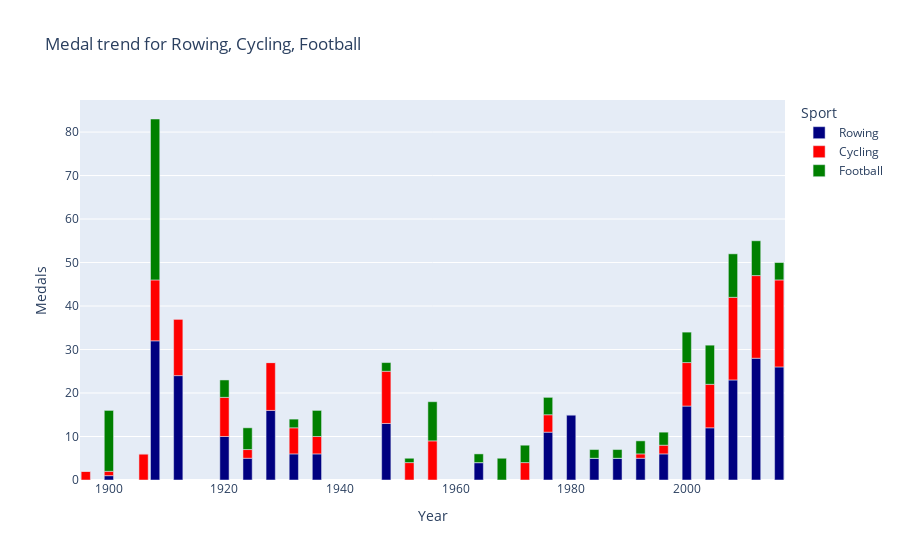

Notebook code for this chart:
### Code cell
# Liten px graf för sammanställning, väldigt ofärdig.
px.bar(medal_trend_df, 
    title=f"Medal trend for {', '.join(medal_trend_df.columns)}",
    labels={'index': 'Year', 'value': 'Medals', 'variable': 'Sport'},
    # barmode='group',
    color_discrete_sequence=['navy', 'red', 'green'],
    hover_data=['value', 'variable'],
    hover_name='variable',
    )

### Figure 1 — Plotly figure (JSON) as saved in the notebook; plotly's stock layout.template omitted (floating-point values rounded to 4 significant figures)
{"data": [{"alignmentgroup": "True", "customdata": [["Rowing"], ["Rowing"], ["Rowing"], ["Rowing"], ["Rowing"], ["Rowing"], ["Rowing"], ["Rowing"], ["Rowing"], ["Rowing"], ["Rowing"], ["Rowing"], ["Rowing"], ["Rowing"], ["Rowing"], ["Rowing"], ["Rowing"], ["Rowing"], ["Rowing"], ["Rowing"], ["Rowing"], ["Rowing"], ["Rowing"], ["Rowing"], ["Rowing"], ["Rowing"], ["Rowing"]], "hovertemplate": "<b>%{hovertext}</b><br><br>Sport=%{customdata[0]}<br>Year=%{x}<br>Medals=%{y}<extra></extra>", "hovertext": ["Rowing", "Rowing", "Rowing", "Rowing", "Rowing", "Rowing", "Rowing", "Rowing", "Rowing", "Rowing", "Rowing", "Rowing", "Rowing", "Rowing", "Rowing", "Rowing", "Rowing", "Rowing", "Rowing", "Rowing", "Rowing", "Rowing", "Rowing", "Rowing", "Rowing", "Rowing", "Rowing"], "legendgroup": "Rowing", "marker": {"color": "navy", "pattern": {"shape": ""}}, "name": "Rowing", "offsetgroup": "Rowing", "orientation": "v", "showlegend": true, "textposition": "auto", "type": "bar", "x": [1896, 1900, 1906, 1908, 1912, 1920, 1924, 1928, 1932, 1936, 1948, 1952, 1956, 1964, 1968, 1972, 1976, 1980, 1984, 1988, 1992, 1996, 2000, 2004, 2008, 2012, 2016], "xaxis": "x", "y": [0, 1, 0, 32, 24, 10, 5, 16, 6, 6, 13, 0, 0, 4, 0, 0, 11, 15, 5, 5, 5, 6, 17, 12, 23, 28, 26], "yaxis": "y"}, {"alignmentgroup": "True", "customdata": [["Cycling"], ["Cycling"], ["Cycling"], ["Cycling"], ["Cycling"], ["Cycling"], ["Cycling"], ["Cycling"], ["Cycling"], ["Cycling"], ["Cycling"], ["Cycling"], ["Cycling"], ["Cycling"], ["Cycling"], ["Cycling"], ["Cycling"], ["Cycling"], ["Cycling"], ["Cycling"], ["Cycling"], ["Cycling"], ["Cycling"], ["Cycling"], ["Cycling"], ["Cycling"], ["Cycling"]], "hovertemplate": "<b>%{hovertext}</b><br><br>Sport=%{customdata[0]}<br>Year=%{x}<br>Medals=%{y}<extra></extra>", "hovertext": ["Cycling", "Cycling", "Cycling", "Cycling", "Cycling", "Cycling", "Cycling", "Cycling", "Cycling", "Cycling", "Cycling", "Cycling", "Cycling", "Cycling", "Cycling", "Cycling", "Cycling", "Cycling", "Cycling", "Cycling", "Cycling", "Cycling", "Cycling", "Cycling", "Cycling", "Cycling", "Cycling"], "legendgroup": "Cycling", "marker": {"color": "red", "pattern": {"shape": ""}}, "name": "Cycling", "offsetgroup": "Cycling", "orientation": "v", "showlegend": true, "textposition": "auto", "type": "bar", "x": [1896, 1900, 1906, 1908, 1912, 1920, 1924, 1928, 1932, 1936, 1948, 1952, 1956, 1964, 1968, 1972, 1976, 1980, 1984, 1988, 1992, 1996, 2000, 2004, 2008, 2012, 2016], "xaxis": "x", "y": [2, 1, 6, 14, 13, 9, 2, 11, 6, 4, 12, 4, 9, 0, 0, 4, 4, 0, 0, 0, 1, 2, 10, 10, 19, 19, 20], "yaxis": "y"}, {"alignmentgroup": "True", "customdata": [["Football"], ["Football"], ["Football"], ["Football"], ["Football"], ["Football"], ["Football"], ["Football"], ["Football"], ["Football"], ["Football"], ["Football"], ["Football"], ["Football"], ["Football"], ["Football"], ["Football"], ["Football"], ["Football"], ["Football"], ["Football"], ["Football"], ["Football"], ["Football"], ["Football"], ["Football"], ["Football"]], "hovertemplate": "<b>%{hovertext}</b><br><br>Sport=%{customdata[0]}<br>Year=%{x}<br>Medals=%{y}<extra></extra>", "hovertext": ["Football", "Football", "Football", "Football", "Football", "Football", "Football", "Football", "Football", "Football", "Football", "Football", "Football", "Football", "Football", "Football", "Football", "Football", "Football", "Football", "Football", "Football", "Football", "Football", "Football", "Football", "Football"], "legendgroup": "Football", "marker": {"color": "green", "pattern": {"shape": ""}}, "name": "Football", "offsetgroup": "Football", "orientation": "v", "showlegend": true, "textposition": "auto", "type": "bar", "x": [1896, 1900, 1906, 1908, 1912, 1920, 1924, 1928, 1932, 1936, 1948, 1952, 1956, 1964, 1968, 1972, 1976, 1980, 1984, 1988, 1992, 1996, 2000, 2004, 2008, 2012, 2016], "xaxis": "x", "y": [0, 14, 0, 37, 0, 4, 5, 0, 2, 6, 2, 1, 9, 2, 5, 4, 4, 0, 2, 2, 3, 3, 7, 9, 10, 8, 4], "yaxis": "y"}], "layout": {"barmode": "relative", "legend": {"title": {"text": "Sport"}, "tracegroupgap": 0}, "title": {"text": "Medal trend for Rowing, Cycling, Football"}, "xaxis": {"anchor": "y", "domain": [0, 1], "title": {"text": "Year"}}, "yaxis": {"anchor": "x", "domain": [0, 1], "title": {"text": "Medals"}}}}
